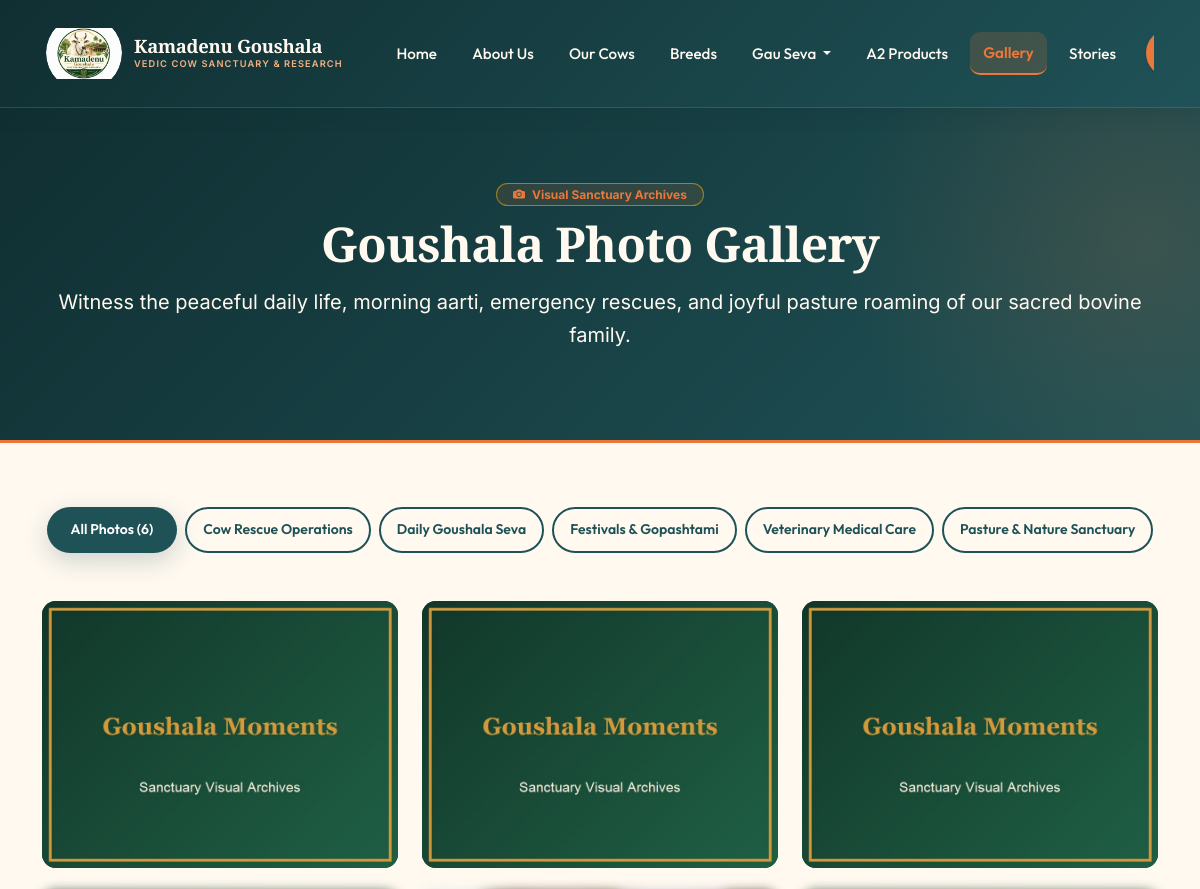
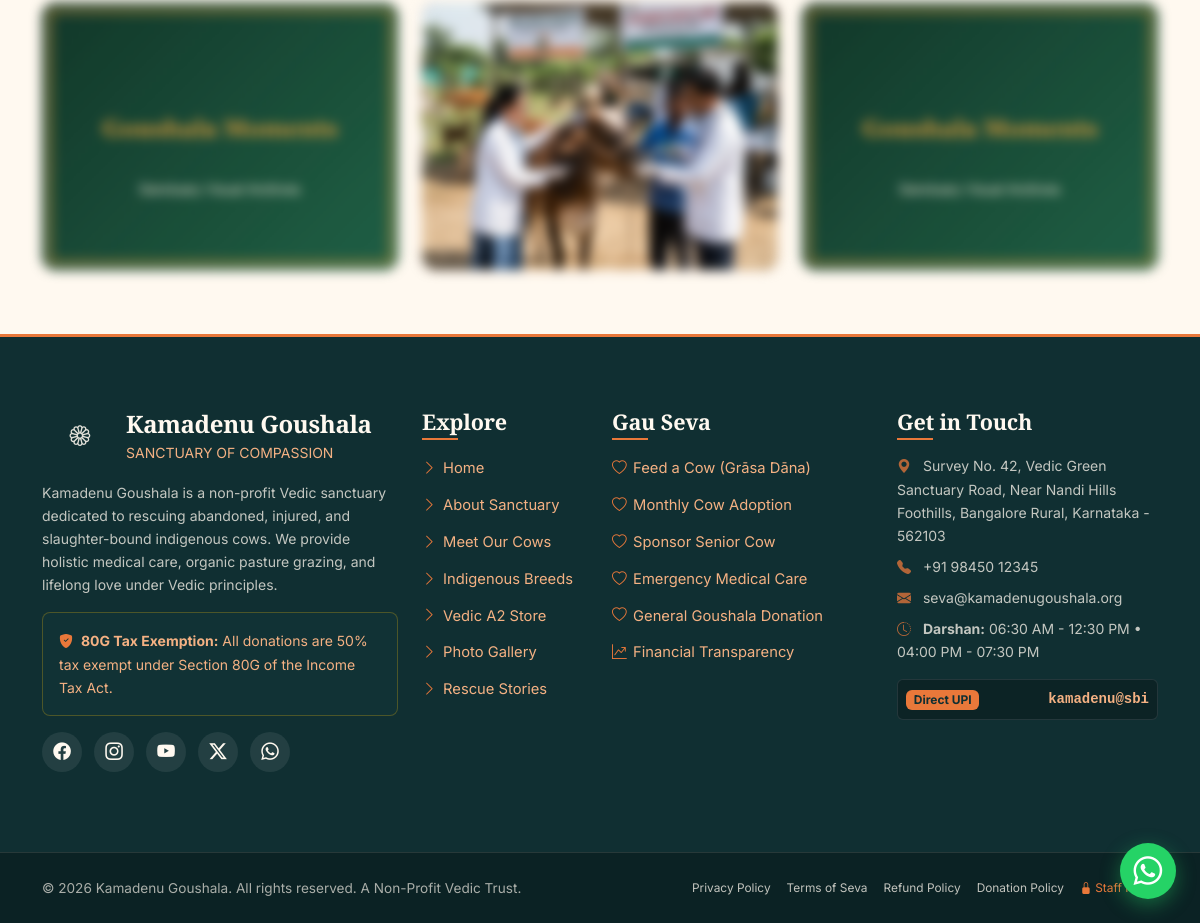
/gallery.php, run on the app's committed database (2 pictures, top to bottom).
### tables this page shows
CREATE TABLE `gallery_categories` (
  `id` INT UNSIGNED AUTO_INCREMENT PRIMARY KEY,
  `name` VARCHAR(100) NOT NULL UNIQUE,
  `slug` VARCHAR(100) NOT NULL UNIQUE,
  `created_at` TIMESTAMP DEFAULT CURRENT_TIMESTAMP
);

CREATE TABLE `gallery` (
  `id` INT UNSIGNED AUTO_INCREMENT PRIMARY KEY,
  `category_id` INT UNSIGNED NOT NULL,
  `title` VARCHAR(150) NOT NULL,
  `image_path` VARCHAR(255) NOT NULL,
  `caption` TEXT DEFAULT NULL,
  `display_order` INT DEFAULT 0,
  `is_featured` TINYINT(1) DEFAULT 0,
  `created_at` TIMESTAMP DEFAULT CURRENT_TIMESTAMP,
  FOREIGN KEY (`category_id`) REFERENCES `gallery_categories` (`id`) ON UPDATE CASCADE
);

### classes/Database.php (called while the page is built, shortened)
<?php
class Database {
    private static ?PDO $pdo = null;
    public static function getConnection(): PDO {
        if (self::$pdo === null) {
            self::$pdo = get_db_connection();
        }
        return self::$pdo;
    }
    public static function fetchAll(string $sql, array $params = []): array {
        $stmt = self::getConnection()->prepare($sql);
        $stmt->execute($params);
        return $stmt->fetchAll(PDO::FETCH_ASSOC);
    }
}

### config/app.php (called while the page is built, shortened)
<?php
require_once KAMADENU_ROOT . '/config/database.php';
spl_autoload_register(function ($class) {
    $classFile = KAMADENU_ROOT . '/classes/' . str_replace('\\', '/', $class) . '.php';
    if (file_exists($classFile)) {
        return;
    }
});
require_once KAMADENU_ROOT . '/includes/functions.php';

### config/database.php (called while the page is built, shortened)
<?php
function get_db_connection(): PDO {
    static $pdo = null;
    if ($pdo === null) {
        $dsn = sprintf(
            'mysql:host=%s;port=%s;dbname=%s;charset=%s',
            DB_HOST,
            DB_PORT,
            DB_NAME,
            DB_CHARSET
        );
        $options = [
            PDO::ATTR_ERRMODE            => PDO::ERRMODE_EXCEPTION,
            PDO::ATTR_DEFAULT_FETCH_MODE => PDO::FETCH_ASSOC,
            PDO::ATTR_EMULATE_PREPARES   => false,
            PDO::MYSQL_ATTR_INIT_COMMAND => "SET NAMES utf8mb4 COLLATE utf8mb4_unicode_ci, time_zone = '+05:30'"
        ];
        try {
            $pdo = new PDO($dsn, DB_USER, DB_PASS, $options);
        } catch (PDOException $e) {
            error_log('Database Connection Error: ' . $e->getMessage());
            throw new RuntimeException('Unable to establish database connection. Please ensure MySQL service is running.');
        }
    }
    return $pdo;
}

### includes/functions.php (called while the page is built, shortened)
<?php
function e(?string $value): string {
    return htmlspecialchars($value ?? '', ENT_QUOTES | ENT_SUBSTITUTE, 'UTF-8');
}

### gallery.php (the view, shortened to what this page needs)
<?php
require_once __DIR__ . '/includes/header.php';
$categories = Database::fetchAll("SELECT * FROM gallery_categories ORDER BY id ASC");
$galleryItems = Database::fetchAll("
    SELECT g.*, gc.name AS category_name, gc.slug AS category_slug
    FROM gallery g
    JOIN gallery_categories gc ON g.category_id = gc.id
    ORDER BY g.display_order ASC, g.id DESC
");
?>
<section class="page-hero">
    <div class="container text-center">
        <span class="badge bg-gold-subtle text-gold px-3 py-1 rounded-pill mb-2 border border-warning border-opacity-50">
            <i class="bi bi-camera-fill me-1"></i> Visual Sanctuary Archives
        </span>
        <h1 class="page-hero-title">Goushala Photo Gallery</h1>
        <p class="fs-5 text-cream opacity-90 mx-auto max-w-700">
            Witness the peaceful daily life, morning aarti, emergency rescues, and joyful pasture roaming of our sacred bovine family.
        </p>
    </div>
</section>
<section class="py-5 bg-cream-soft">
    <div class="container py-3">
        <div class="d-flex flex-wrap justify-content-center gap-2 mb-5">
            <button class="btn btn-forest btn-sm rounded-pill px-4 active" data-gallery-filter="all">
                All Photos (<?= count($galleryItems); ?>)
            </button>
            <?php foreach ($categories as $cat): ?>
                <button class="btn btn-outline-forest btn-sm rounded-pill px-3" data-gallery-filter="<?= e($cat['slug']); ?>">
                    <?= e($cat['name']); ?>
                </button>
            <?php endforeach; ?>
        </div>
        <div class="row g-4" id="galleryGridContainer">
            <?php foreach ($galleryItems as $index => $item):
                $photoImgUrl = !empty($item['image_path'])
                    ? (str_starts_with($item['image_path'], 'assets/') ? BASE_URL . '/' . ltrim($item['image_path'], '/') : image_url($item['image_path'], 'gallery', 'placeholder-gallery.jpg'))
                    : BASE_URL . '/assets/images/placeholder-gallery.jpg';
            ?>
            <div class="col-sm-6 col-lg-4 gallery-card-col">
                <div class="gallery-item cursor-pointer" onclick="openLightbox(<?= $index; ?>)">
                    <img src="<?= e($photoImgUrl); ?>" alt="<?= e($item['title']); ?>" class="w-100 h-100 object-fit-cover d-block" onerror="this.onerror=null;this.src='<?= BASE_URL; ?>/assets/images/placeholder-gallery.jpg';">
                </div>
            </div>
            <?php endforeach; ?>
        </div>
    </div>
</section>
<?php require_once __DIR__ . '/includes/footer.php'; ?>

### data on the page
gallery_categories: name "Cow Rescue Operations"
gallery_categories: name "Daily Goushala Seva"
gallery_categories: name "Festivals & Gopashtami"
gallery_categories: name "Veterinary Medical Care"
gallery_categories: name "Pasture & Nature Sanctuary"
gallery: image_path (picture)

### other printed values
get_setting('site_name', 'Kamadenu Goushala') "Kamadenu Goushala"
count($galleryItems) "6"
get_setting('site_phone', '+91 98450 12345') "+91 98450 12345"
get_setting('site_email', 'seva@kamadenugoushala.org') "seva@kamadenugoushala.org"
$footTimings['morning'] "06:30 AM - 12:30 PM"
$footTimings['evening'] "04:00 PM - 07:30 PM"
get_setting('upi_id', 'kamadenu@sbi') "kamadenu@sbi"
